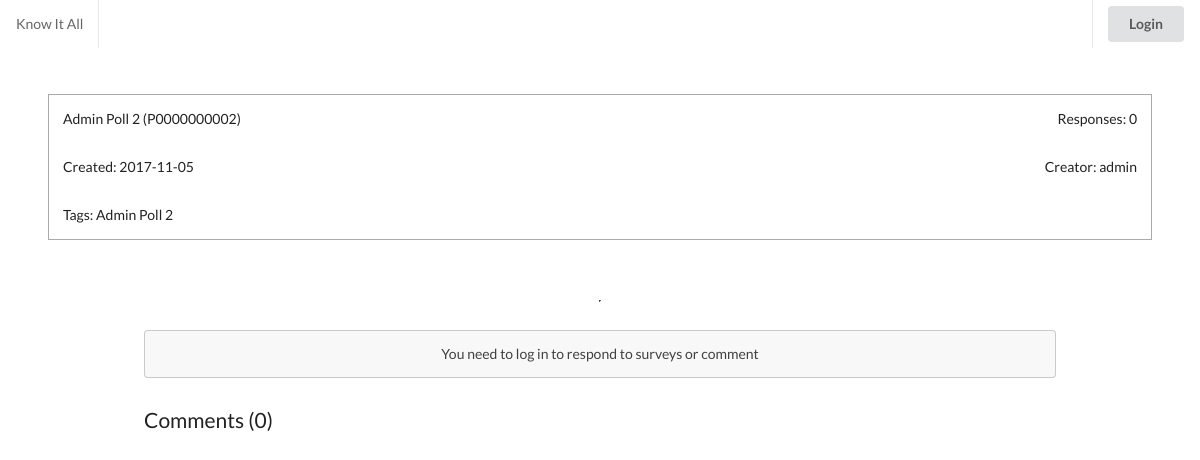
The page /www/knowitall/survey.php?id=P0000000002 on the database its author committed.
### tables this page shows
CREATE TABLE `survey` (
  `survey_id` varchar(45) NOT NULL,
  `survey_title` varchar(1000) NOT NULL,
  `user_id` varchar(45) NOT NULL,
  `rating_average` double NOT NULL,
  `create_time` varchar(45) DEFAULT NULL,
  `survey_tags` varchar(1000) NOT NULL,
  `voter_number` int(45) NOT NULL
);

CREATE TABLE `user` (
  `user_id` varchar(45) NOT NULL,
  `usc_email` varchar(45) NOT NULL,
  `usc_id` varchar(45) NOT NULL,
  `password` varchar(100) NOT NULL,
  `user_name` varchar(45) NOT NULL
);

### www/knowitall/survey.php (the view, shortened to what this page needs)
<?php
  $id = $_GET['id'];
  include("database-connector.php");
  $sql = $conn->prepare("SELECT * FROM survey WHERE survey_id = ?;");
  $sql->bind_param('s', $id);
  $sql->execute();
  $ans = $sql->get_result();
  $row = $ans->fetch_assoc();
  $creator = $row["user_id"];
  $sql = $conn->prepare("SELECT user_name FROM user WHERE user_id = ?;");
  $sql->bind_param('s', $creator);
  $sql->execute();
  $ans2 = $sql->get_result();
  $row2 = $ans2->fetch_assoc();
  $creator = $row2['user_name'];
?>
<!DOCTYPE html>
<html lang="en">
  <head>
    <?php include("all-css.php");?>
  </head>
  <body>
    <?php include("small-header.php") ?>
    <article class="ui fluid grid">
      <div class="row search-result">
        <div class="ui fluid grid custom-margin-hor-small custom-margin-vert-small surveycard">
          <div class="twelve wide column"><?php echo $row['survey_title']; ?> (<?php echo $id; ?>)</div>
          <div class="four wide column"><span class="float-right">Responses: <?php echo $row['voter_number'] ?></span></div>
          <div class="eight wide column">Created: <?php echo $row['create_time'] ?></div>
          <div class="eight wide column"><span class="float-right">Creator: <?php echo $creator ?></span></div>
          <div class="sixteen wide column"><span>Tags: <?php echo $row['survey_tags'] ?></span></div>
        </div>
      </div>
      <?php
        if(strcmp(substr($id, 0, 1), "R") == 0){
          include("show-rating-results.php");
        }else if(strcmp(substr($id, 0, 1), "P") == 0){
          include("show-poll-results.php");
        }else{
          header("Location: home-search.php");
        }
      ?>
      <div class="fluid row custom-margin-hor">
        <?php
          if(isset($_SESSION['id'])){
            if(strcmp(substr($id, 0, 1), "R") == 0){
              include("rating-temp.php");
            }else if(strcmp(substr($id, 0, 1), "P") == 0){
              include("poll-temp.php");
            }else{
              header("Location: home-search.php");
            }
          }else{
            include("login-message.php");
          }
          $sql = $conn->prepare("SELECT * FROM survey_comments WHERE survey_id = ? ORDER BY comment_time ASC;");
          $sql->bind_param('s', $id);
          $sql->execute();
          $result = $sql->get_result();
          $j = $result->num_rows;
        ?>
        <div class="ui fluid grid comment-section">
          <span class="header row">Comments (<?php echo $j ?>)</span>
        </div>
      </div>
    </article>
  </body>
</html>

### www/knowitall/style.css (style rules this page uses)
.float-right { float: right }
.fluid { width: 100%; }
.surveycard { border: 1px solid #aaa }
.comment-section span.header { padding: 0; font-size: 1.5rem; font-weight: 500 }
.comment-section .header.row { padding: 0 !important; }
.custom-margin-hor-small { margin-left: 4vw !important; margin-right: 4vw !important; }
.custom-margin-hor { margin-left: 12vw !important; margin-right: 12vw !important; }
.custom-margin-vert-small { margin-top: 4vh !important; margin-bottom: 4vh !important; }
.ui.grid { margin: 0; }

### rows shown on the page
survey: survey_title "Admin Poll 2", voter_number "0", create_time "2017-11-05", survey_tags "Admin Poll 2"
user: user_name "admin"

### other values the page prints
$id "P0000000002"
$j "0"
